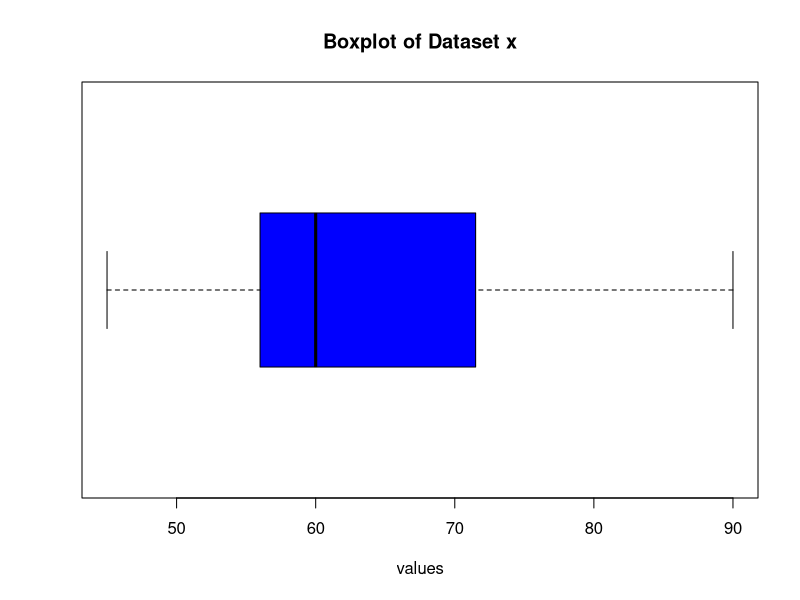
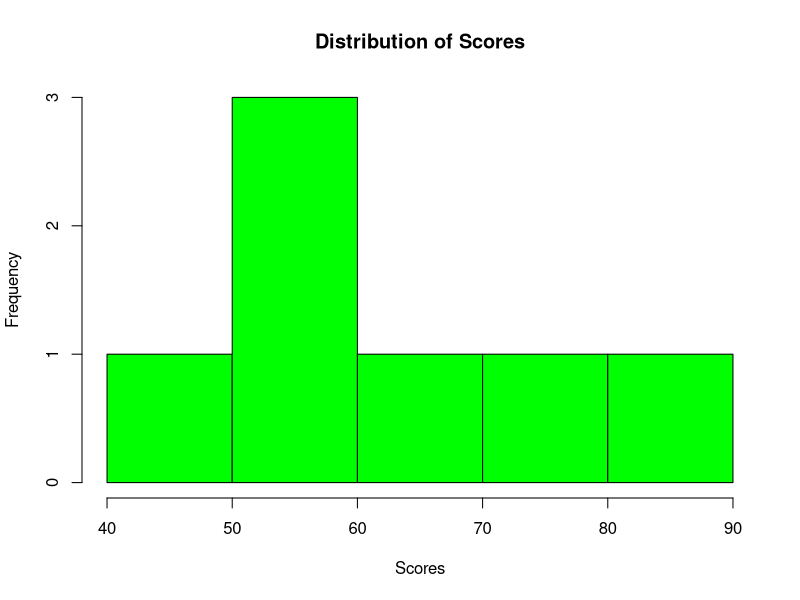

These charts were generated, in order, by the following R code:
#Topic 1:Measures of Central Tendency and Dispersion
x <- c(45,52,60,60,68,75,90)
mean(x); median(x); names(which.max(table(x)))
var(x); sd(x); diff(range(x)); IQR(x)
quantile(x, c(.25,.75))
#summary statistics
results<-data.frame(
  mean=mean(x),
  median=median(x),
  Variance=var(x),
  standard_Deviation=sd(x))
results
#Export results
write.csv(
  results,
  "Summary_Statistics.csv",
  row.names=FALSE
)

#Data Visualization
boxplot(x,horizontal=TRUE,col="blue",main="Boxplot of Dataset x",xlab="values")
hist(x,main="Distribution of Scores",xlab="Scores",col="green")
